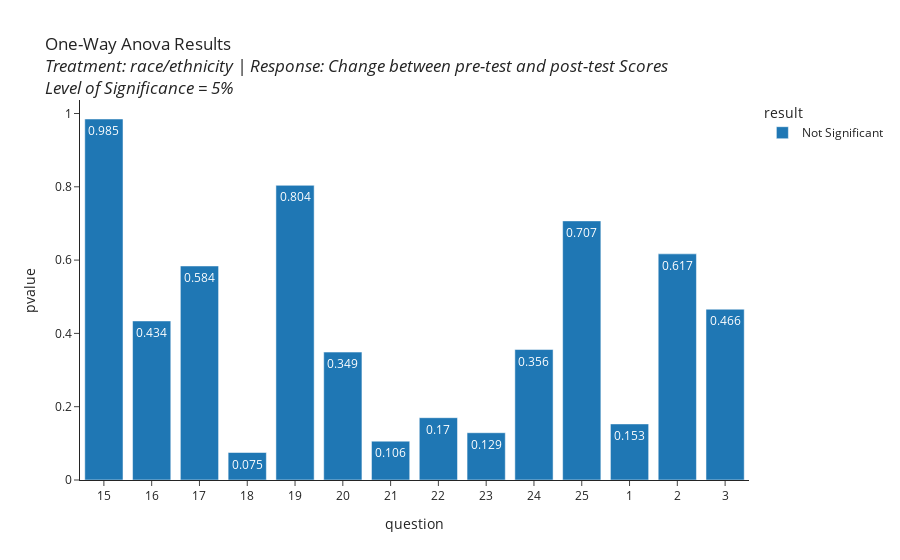

Notebook cell for this chart:
### Code cell
px.bar(
       results_df, x='question', y='pvalue',
       color='result',
       title='One-Way Anova Results <br><i>Treatment: race/ethnicity | Response: Change between pre-test and post-test Scores<br><i>Level of Significance = 5%',
       text_auto=True, template='simple_white')

### Figure 1 — Plotly figure (JSON) as saved in the notebook; plotly's stock layout.template omitted (floating-point values rounded to 4 significant figures)
{"data": [{"alignmentgroup": "True", "hovertemplate": "result=Not Significant<br>question=%{x}<br>pvalue=%{y}<extra></extra>", "legendgroup": "Not Significant", "marker": {"color": "#1F77B4", "pattern": {"shape": ""}}, "name": "Not Significant", "offsetgroup": "Not Significant", "orientation": "v", "showlegend": true, "textposition": "auto", "texttemplate": "%{y}", "type": "bar", "x": ["15", "16", "17", "18", "19", "20", "21", "22", "23", "24", "25", "1", "2", "3"], "xaxis": "x", "y": [0.985, 0.434, 0.584, 0.075, 0.804, 0.349, 0.106, 0.17, 0.129, 0.356, 0.707, 0.153, 0.617, 0.466], "yaxis": "y"}], "layout": {"barmode": "relative", "legend": {"title": {"text": "result"}, "tracegroupgap": 0}, "title": {"text": "One-Way Anova Results <br><i>Treatment: race/ethnicity | Response: Change between pre-test and post-test Scores<br><i>Level of Significance = 5%"}, "xaxis": {"anchor": "y", "domain": [0, 1], "title": {"text": "question"}}, "yaxis": {"anchor": "x", "domain": [0, 1], "title": {"text": "pvalue"}}}}
